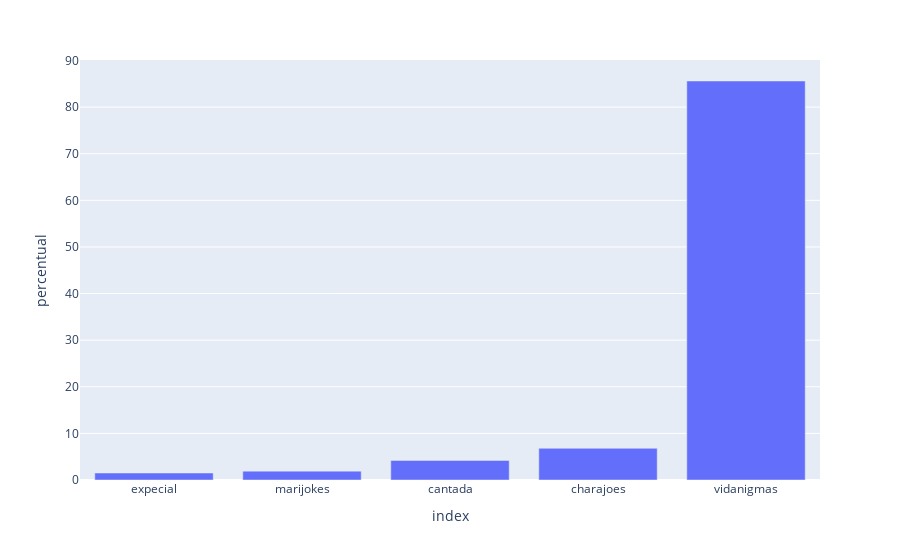

Notebook cell for this chart:
### Code cell
import plotly.express as px

fig = px.bar(df_final, x=df_final.index, y="percentual")
fig.show()

### Figure 1 — Plotly figure (JSON) as saved in the notebook; plotly's stock layout.template omitted (floating-point values rounded to 4 significant figures)
{"data": [{"alignmentgroup": "True", "hovertemplate": "index=%{x}<br>percentual=%{y}<extra></extra>", "legendgroup": "", "marker": {"color": "#636efa", "pattern": {"shape": ""}}, "name": "", "offsetgroup": "", "orientation": "v", "showlegend": false, "textposition": "auto", "type": "bar", "x": ["expecial", "marijokes", "cantada", "charajoes", "vidanigmas"], "xaxis": "x", "y": [1.5, 1.9, 4.2, 6.8, 85.6], "yaxis": "y"}], "layout": {"autosize": true, "barmode": "relative", "legend": {"tracegroupgap": 0}, "margin": {"t": 60}, "xaxis": {"anchor": "y", "autorange": true, "domain": [0, 1], "range": [-0.5, 4.5], "title": {"text": "index"}, "type": "category"}, "yaxis": {"anchor": "x", "autorange": true, "domain": [0, 1], "range": [0, 90.11], "title": {"text": "percentual"}, "type": "linear"}}}
